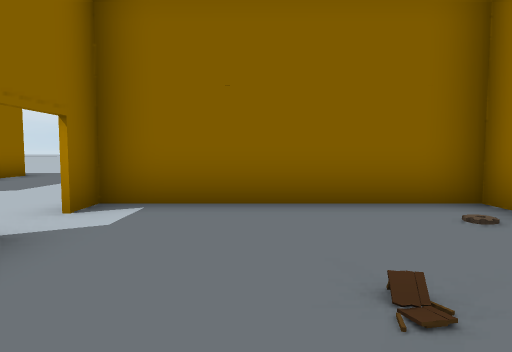
View 1 (above)

24 first-person views from a walk through a scene from a Unity 3-D project. The camera is 1.3 m above the floor, tilts 4° down and sees 75° across. The floor is counted in squares, 2 m on a side. Each view is taken from the middle of a square. On the plan, view 1 faces up. The plan holds only what a view shows up to about 10 squares ahead; the rest is blank. The place goes on beyond the plan. The player is left out.

View 2
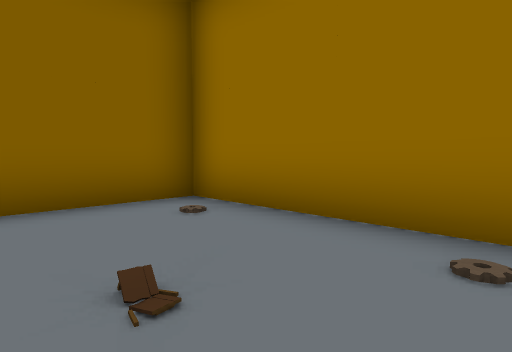

View 3
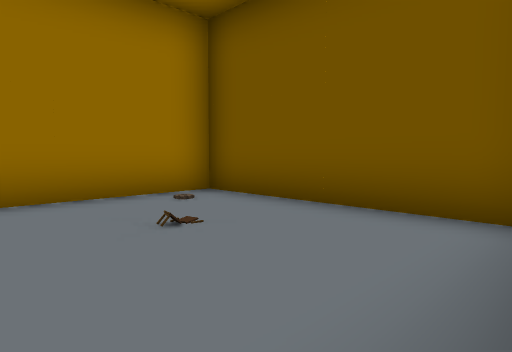

View 4
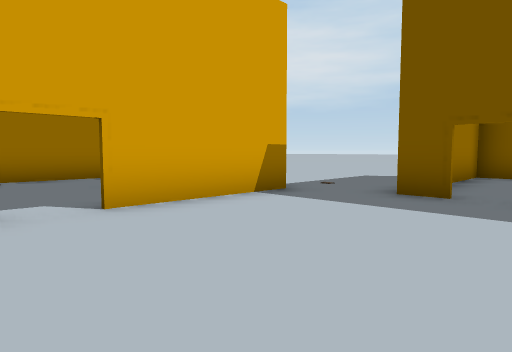

View 5
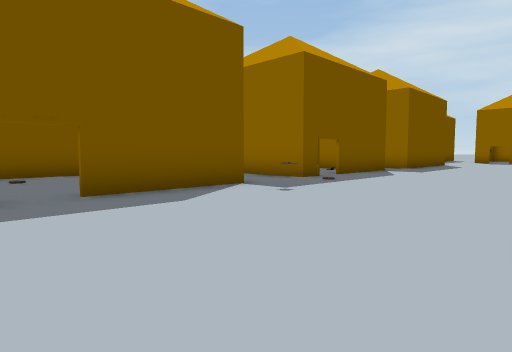

View 6
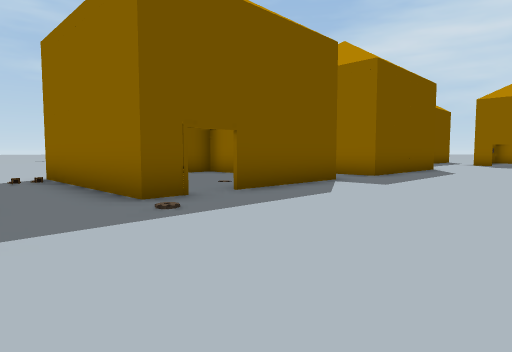

View 7
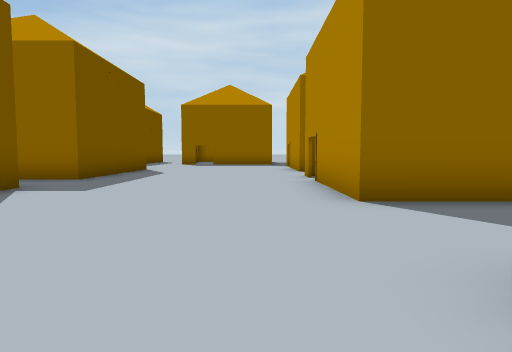

View 8
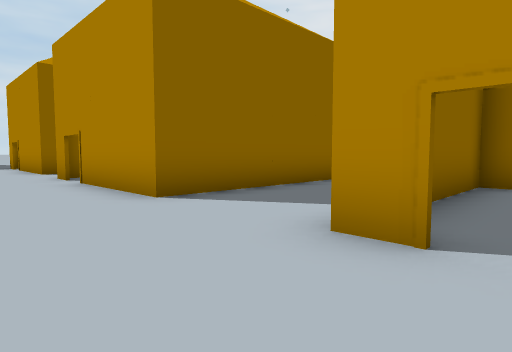

View 9
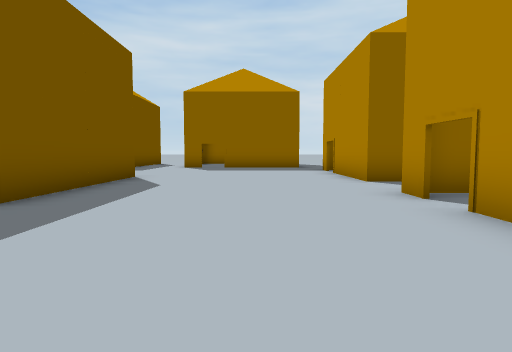

View 10
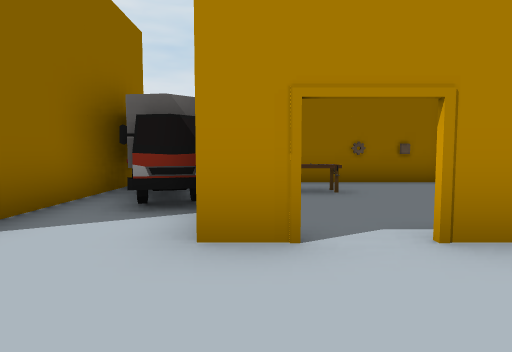

View 11
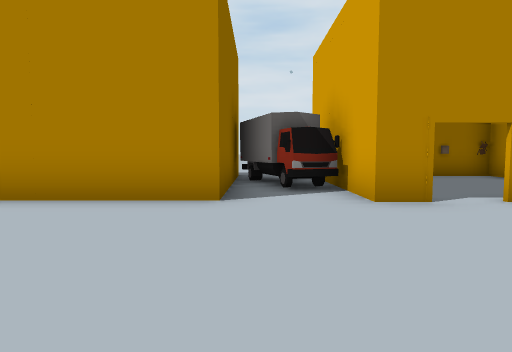

View 12
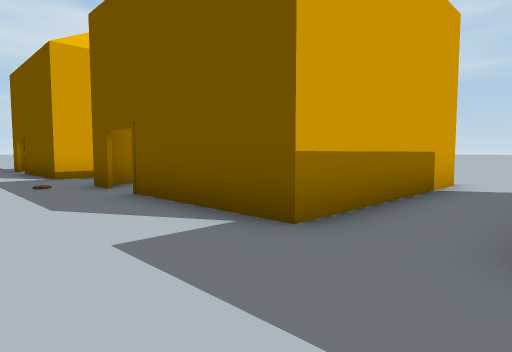

View 13
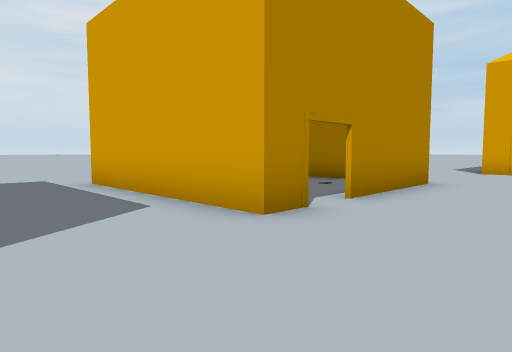

View 14
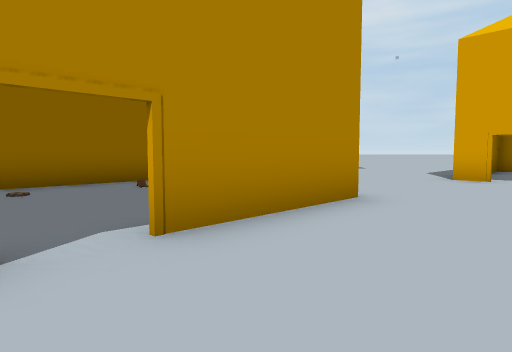

View 15
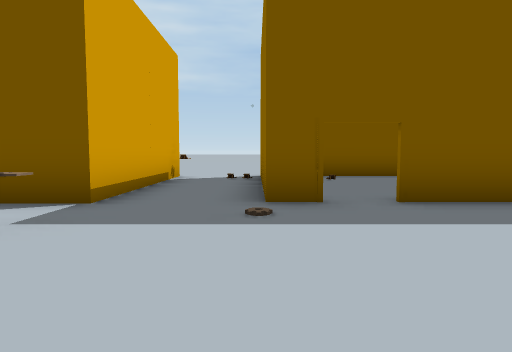

View 16
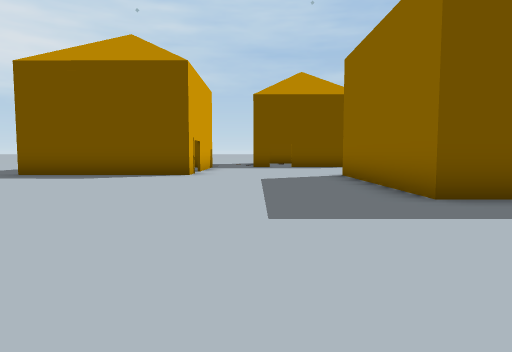

View 17
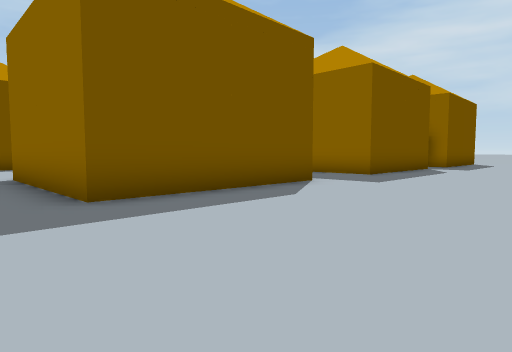

View 18
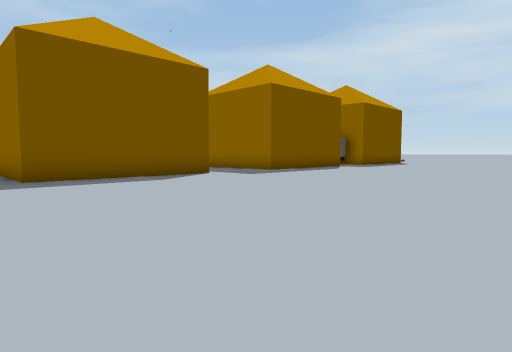

View 19
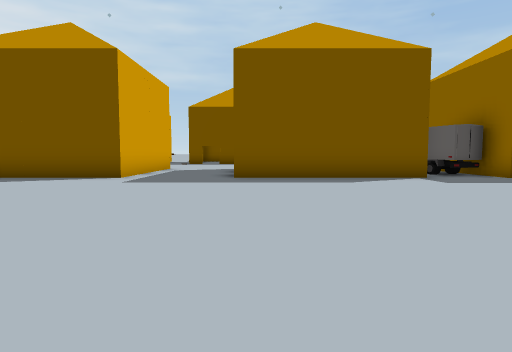

View 20
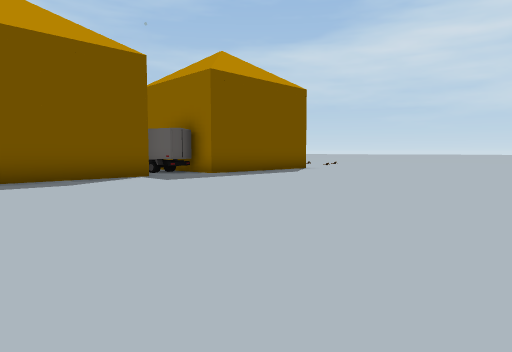

View 21
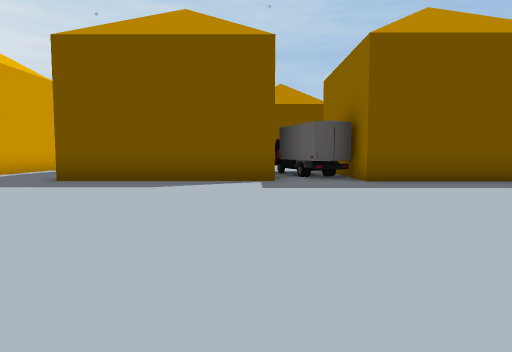

View 22
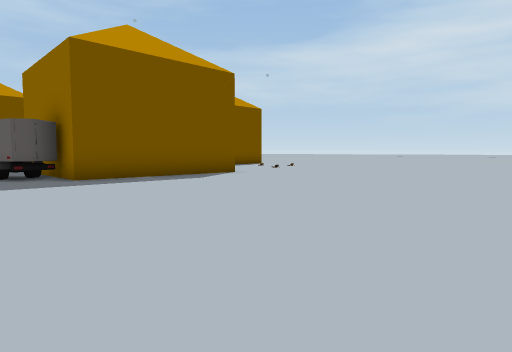

View 23
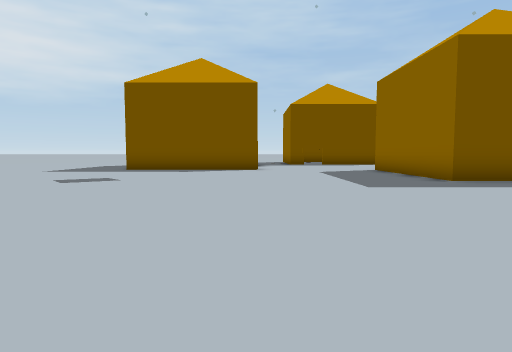

View 24
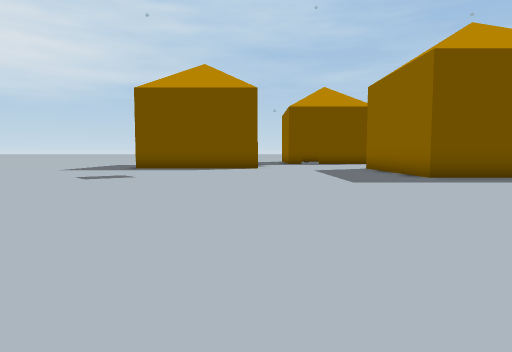

### Floor plan
Key: @ floor where view 1 was taken; . floor; B building; T table; R truck; O other object.
Columns run from 24 left of view 1 to 3 right of it. Each row starts with its distance up from view 1.
 18  .........     .....  .
 17 .................... ...
 16 .........................
 15 ..........................
 14 ..........................
 13 ...........................
 12 ............................
 11 ............................
 10 ............................
  9 BBBR.BBBBBB..BBBBB..........
  8    RRTT...B..BO.OB..........
  7    RR.... B..B...B..........
  6    RRB... B..B..OB.........
  5 BBBB.B..  B..B...B..........
  4 .....B.BBB...B.BBB....BBBBBB
  3 ..........................OB
  2 ......................B....B
  1 ......................B..O.B
  0 ...............O......B.@.OB
 -1 .BBBBBB.BBBBBB.BBBB...BBBBBB
 -2       B.B ...B.B  ..B.O.
 -3       B.B O..B.B  .. ....
 -4        .B....B.B  ..B....
 -5        .B..O B.B ..OB ..
 -6        .BBBB BOB BBBB
 -7        ..    ...
 -8        ..
 -9        ..

Where each view was taken, in squares from view 1:
view 1: 0 up, 0 right, facing up
view 2: 0 up, 0 right, facing up-right
view 3: 3 up, 2 left, facing down-right
view 4: 4 up, 6 left, facing down-right
view 5: 4 up, 4 left, facing down-left
view 6: 3 up, 9 left, facing down-left
view 7: 3 up, 10 left, facing left
view 8: 2 up, 10 left, facing up-left
view 9: 2 up, 14 left, facing left
view 10: 2 up, 19 left, facing up
view 11: 0 up, 21 left, facing up
view 12: 1 up, 18 left, facing down-right
view 13: 2 up, 14 left, facing up-right
view 14: 2 up, 11 left, facing up-right
view 15: 3 up, 11 left, facing down
view 16: 14 up, 4 left, facing down
view 17: 14 up, 5 left, facing down-left
view 18: 18 up, 5 left, facing down-left
view 19: 18 up, 15 left, facing down
view 20: 18 up, 15 left, facing down-left
view 21: 17 up, 19 left, facing down
view 22: 18 up, 19 left, facing down-left
view 23: 17 up, 2 left, facing down
view 24: 18 up, 2 left, facing down
